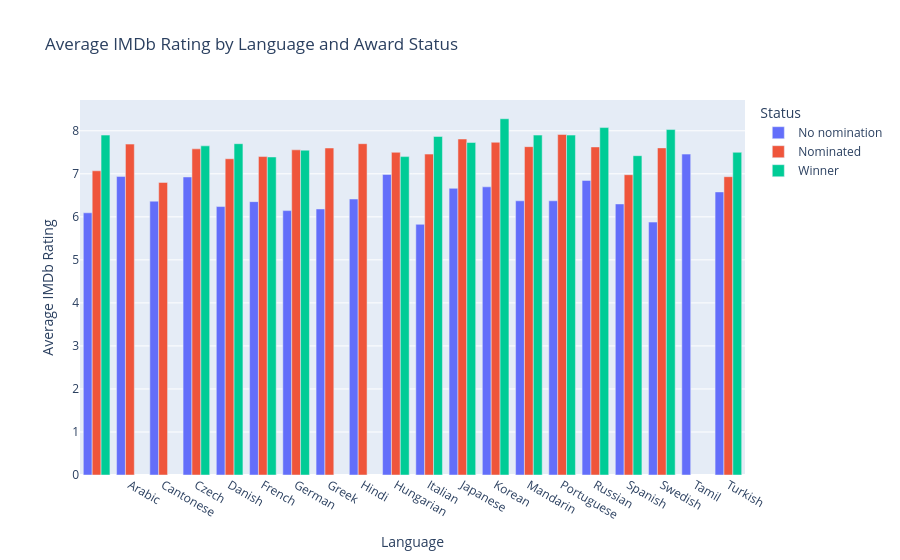

Source (notebook cell):
### Markdown cell above
### Plotting the average IMDb rating for films in each award category by language
We add the `avg_rating` column to a Plotly bar figure and use language as the x-axis to show the average IMDb rating in each status category for each language.

### Code cell
fig_avg = px.bar(
    top_n_grouped,
    x='language',
    y='avg_rating',
    color='Status',
    barmode='group',
    title='Average IMDb Rating by Language and Award Status'
)

fig_avg.update_traces(hovertemplate='%{y:.1f}')
fig_avg.update_layout(xaxis_title='Language', yaxis_title='Average IMDb Rating')
fig_avg.show()

### Figure 1 — Plotly figure (JSON) as saved in the notebook; plotly's stock layout.template omitted (floating-point values rounded to 4 significant figures)
{"data": [{"alignmentgroup": "True", "hovertemplate": "%{y:.1f}", "legendgroup": "No nomination", "marker": {"color": "#636efa", "pattern": {"shape": ""}}, "name": "No nomination", "offsetgroup": "No nomination", "orientation": "v", "showlegend": true, "textposition": "auto", "type": "bar", "x": ["", "Arabic", "Cantonese", "Czech", "Danish", "French", "German", "Greek", "Hindi", "Hungarian", "Italian", "Japanese", "Korean", "Mandarin", "Portuguese", "Russian", "Spanish", "Swedish", "Tamil", "Turkish"], "xaxis": "x", "y": [6.094, 6.941, 6.365, 6.927, 6.239, 6.354, 6.145, 6.183, 6.414, 6.985, 5.826, 6.663, 6.698, 6.373, 6.373, 6.847, 6.3, 5.878, 7.458, 6.579], "yaxis": "y"}, {"alignmentgroup": "True", "hovertemplate": "%{y:.1f}", "legendgroup": "Nominated", "marker": {"color": "#EF553B", "pattern": {"shape": ""}}, "name": "Nominated", "offsetgroup": "Nominated", "orientation": "v", "showlegend": true, "textposition": "auto", "type": "bar", "x": ["", "Arabic", "Cantonese", "Czech", "Danish", "French", "German", "Greek", "Hindi", "Hungarian", "Italian", "Japanese", "Korean", "Mandarin", "Portuguese", "Russian", "Spanish", "Swedish", "Turkish"], "xaxis": "x", "y": [7.07, 7.691, 6.8, 7.58, 7.35, 7.401, 7.558, 7.6, 7.7, 7.5, 7.458, 7.809, 7.733, 7.632, 7.914, 7.625, 6.979, 7.603, 6.933], "yaxis": "y"}, {"alignmentgroup": "True", "hovertemplate": "%{y:.1f}", "legendgroup": "Winner", "marker": {"color": "#00cc96", "pattern": {"shape": ""}}, "name": "Winner", "offsetgroup": "Winner", "orientation": "v", "showlegend": true, "textposition": "auto", "type": "bar", "x": ["", "Czech", "Danish", "French", "German", "Hungarian", "Italian", "Japanese", "Korean", "Mandarin", "Portuguese", "Russian", "Spanish", "Swedish", "Turkish"], "xaxis": "x", "y": [7.9, 7.65, 7.7, 7.392, 7.55, 7.4, 7.868, 7.727, 8.28, 7.9, 7.9, 8.075, 7.421, 8.029, 7.5], "yaxis": "y"}], "layout": {"barmode": "group", "legend": {"title": {"text": "Status"}, "tracegroupgap": 0}, "title": {"text": "Average IMDb Rating by Language and Award Status"}, "xaxis": {"anchor": "y", "domain": [0, 1], "title": {"text": "Language"}}, "yaxis": {"anchor": "x", "domain": [0, 1], "title": {"text": "Average IMDb Rating"}}}}
